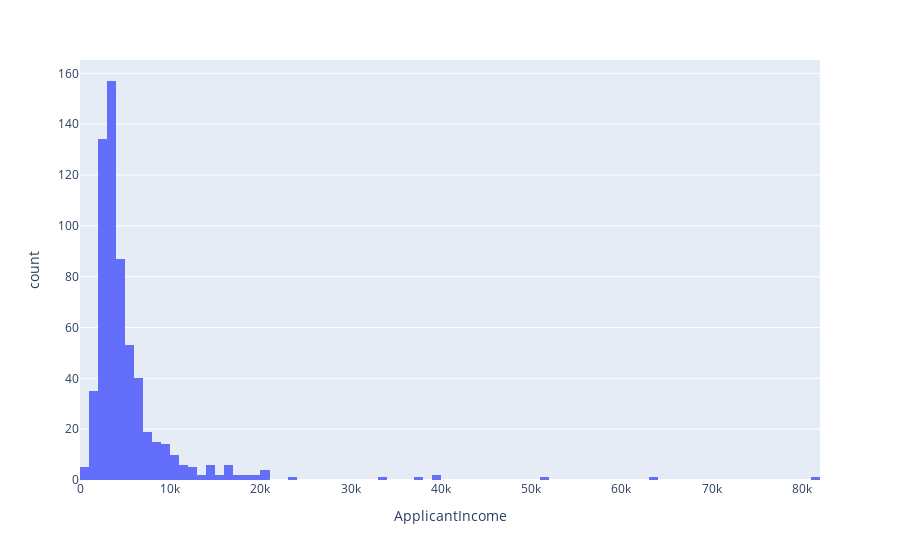

Notebook code for this chart:
### Code cell
fig = px.histogram(df, x= "ApplicantIncome")

fig.show()

### Figure 1 — Plotly figure (JSON) as saved in the notebook; plotly's stock layout.template omitted (floating-point values rounded to 4 significant figures; data arrays with more than 128 entries replaced by an {"elided": "..."} marker saying what was removed)
{"data": [{"bingroup": "x", "hovertemplate": "ApplicantIncome=%{x}<br>count=%{y}<extra></extra>", "legendgroup": "", "marker": {"color": "#636efa", "pattern": {"shape": ""}}, "name": "", "orientation": "v", "showlegend": false, "type": "histogram", "x": {"elided": "614 int values"}, "xaxis": "x", "yaxis": "y"}], "layout": {"barmode": "relative", "legend": {"tracegroupgap": 0}, "margin": {"t": 60}, "xaxis": {"anchor": "y", "domain": [0, 1], "title": {"text": "ApplicantIncome"}}, "yaxis": {"anchor": "x", "domain": [0, 1], "title": {"text": "count"}}}}
